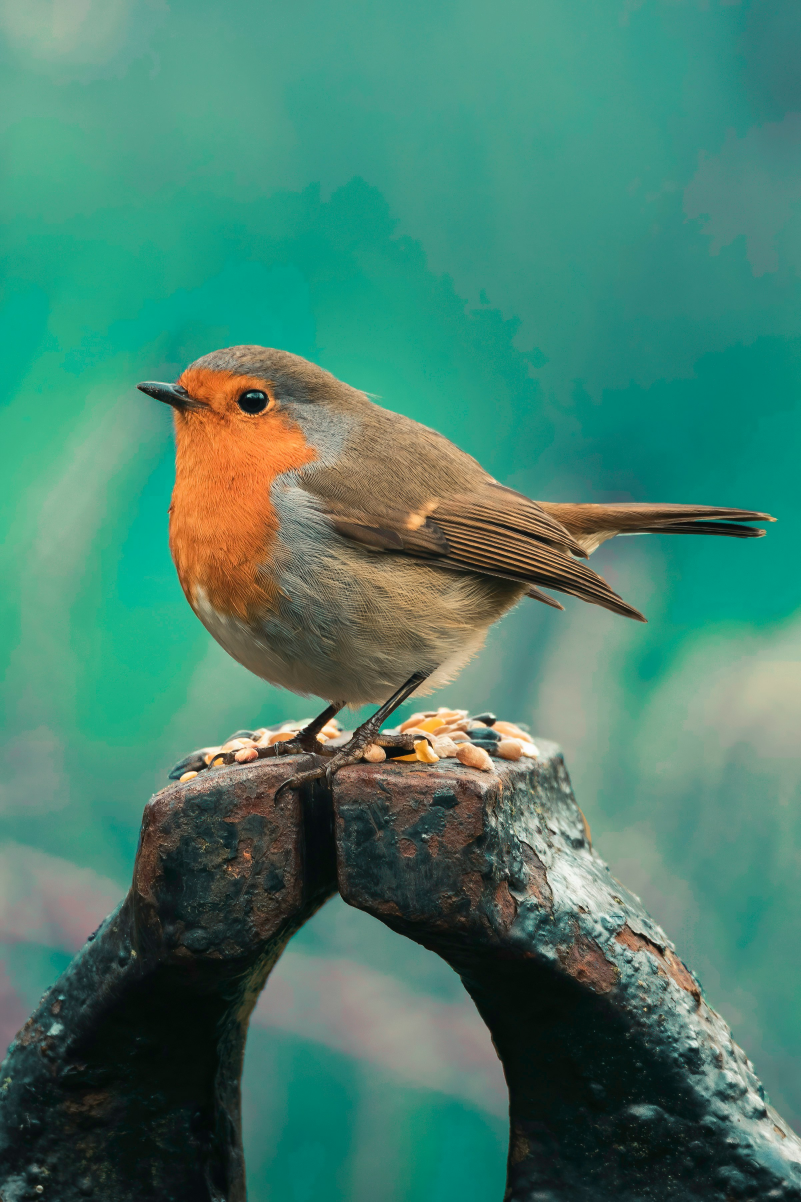
#> input picture images/bird.jpg, 2403 x 3605 px (shown at 1/3 size)
$ python gaussian_pyramid.py
#> lines starting #> are read from the running program, lines starting #| are printed output that depends on the picture
import cv2
import numpy as np
import matplotlib.pyplot as plt

image = cv2.imread('images/bird.jpg')
#> image is the input picture: shape (3605, 2403, 3); mean B, G, R 108.8, 127.3, 72

max_height = 600
h_orig, w_orig = image.shape[:2]
#> h_orig = 3605; w_orig = 2403

if h_orig > max_height:
    scale = max_height / h_orig
#> scale = 0.166
    new_w = int(w_orig * scale)
#> new_w = 399
    image = cv2.resize(image, (new_w, max_height))
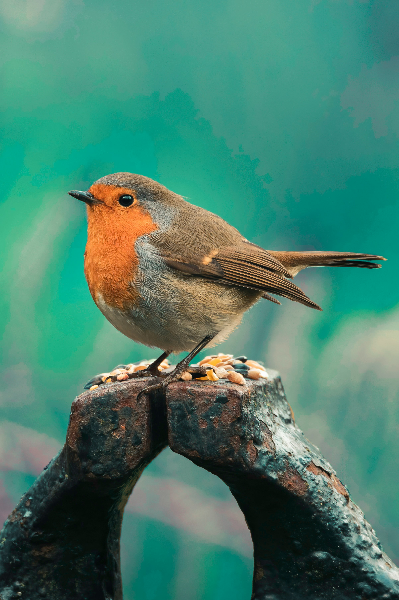
#> image: shape (600, 399, 3); mean B, G, R 108.7, 127.2, 71.9

h, w = image.shape[:2]
#> h = 600; w = 399


decimated_1 = cv2.pyrDown(image)
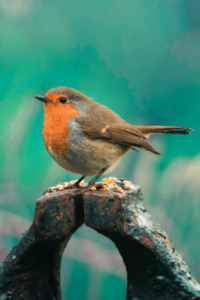
#> decimated_1: shape (300, 200, 3); mean B, G, R 108.8, 127.3, 72
decimated_2 = cv2.pyrDown(decimated_1)
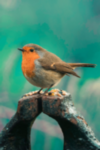
#> decimated_2: shape (150, 100, 3); mean B, G, R 108.9, 127.5, 72.1
decimated_3 = cv2.pyrDown(decimated_2)
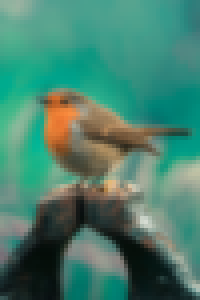
#> decimated_3: shape (75, 50, 3) (shown 4 times larger); mean B, G, R 109.2, 127.8, 72.3


decimated_upscaled_1 = cv2.resize(decimated_1, (w, h), interpolation=cv2.INTER_NEAREST)
decimated_upscaled_2 = cv2.resize(decimated_2, (w, h), interpolation=cv2.INTER_NEAREST)
decimated_upscaled_3 = cv2.resize(decimated_3, (w, h), interpolation=cv2.INTER_NEAREST)

comparison = np.hstack((image, decimated_upscaled_1, decimated_upscaled_2, decimated_upscaled_3))
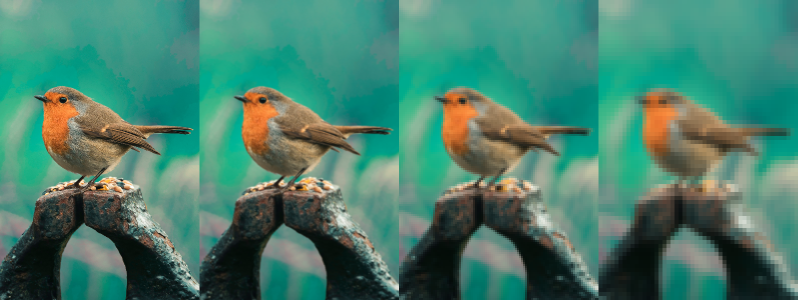
#> comparison: shape (600, 1596, 3) (shown at 1/2 size); mean B, G, R 108.8, 127.4, 72.1

cv2.namedWindow("Original vs. Starke Decimation", cv2.WINDOW_NORMAL)
cv2.imshow("Original vs. Starke Decimation", comparison)
cv2.waitKey(0)
cv2.destroyAllWindows()

$ run again, with images/autumn.jpg copied over images/bird.jpg
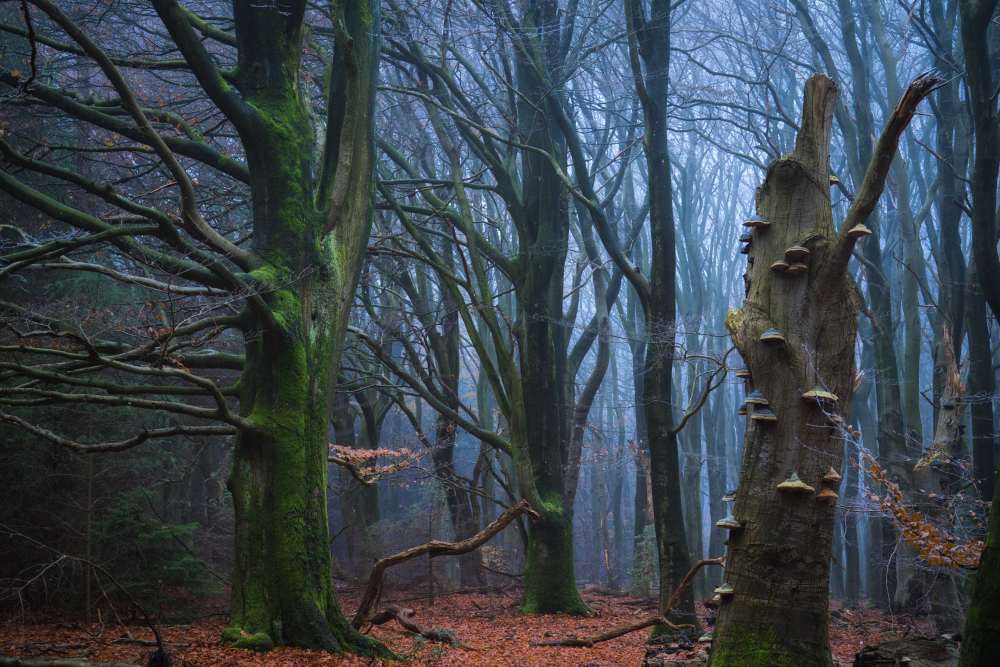
#> input picture images/autumn.jpg, 2000 x 1334 px (shown at 1/2 size)
#> image is the input picture: shape (1334, 2000, 3); mean B, G, R 77.2, 69.3, 59.5
#> image: shape (600, 899, 3)
#> `decimated_upscaled_2 = cv2.resize(decimated_2, (w, h), interpolation=c..`:
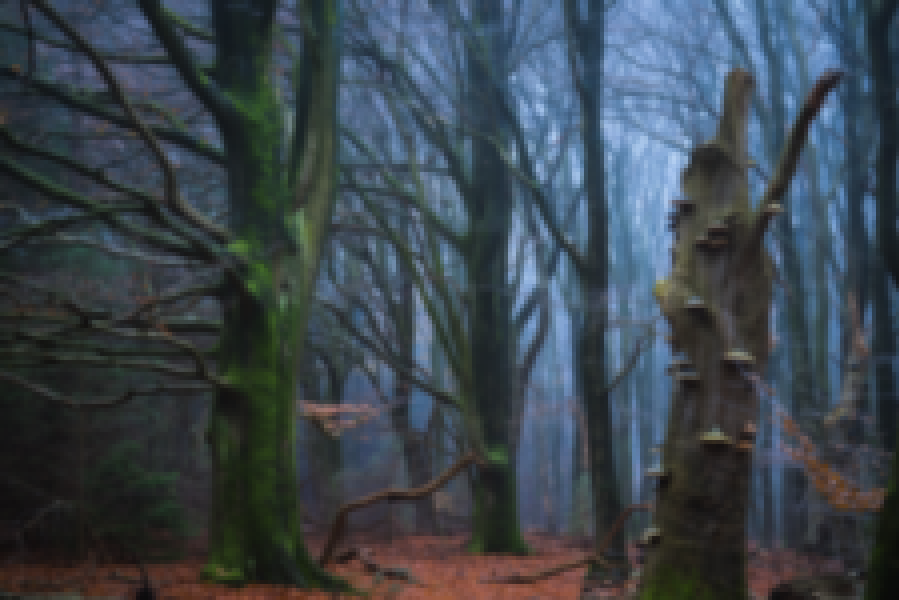
#> decimated_upscaled_2: shape (600, 899, 3); mean B, G, R 77.2, 69.2, 59.3
#> `comparison = np.hstack((image, decimated_upscaled_1, decimated_upscale..`:
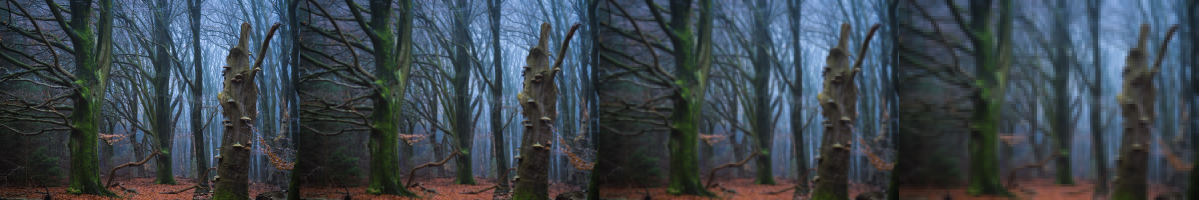
#> comparison: shape (600, 3596, 3) (shown at 1/3 size); mean B, G, R 77.2, 69.2, 59.3

$ run again, with images/winter.jpg copied over images/bird.jpg
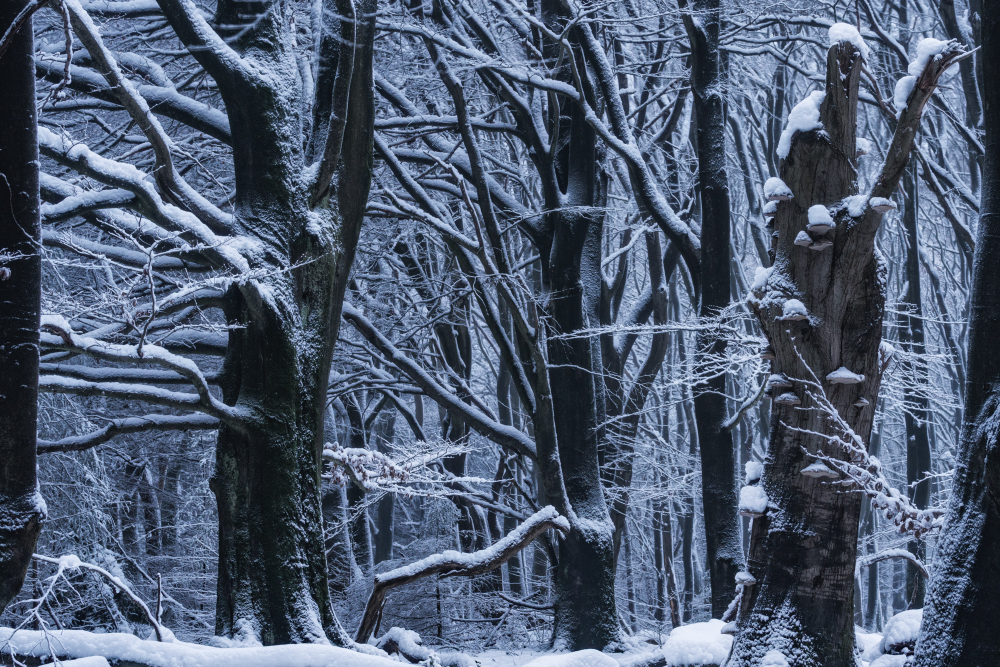
#> input picture images/winter.jpg, 2000 x 1334 px (shown at 1/2 size)
#> image is the input picture: shape (1334, 2000, 3); mean B, G, R 112.9, 91.5, 78.5
#> image: shape (600, 899, 3)
#> `decimated_upscaled_3 = cv2.resize(decimated_3, (w, h), interpolation=c..`:
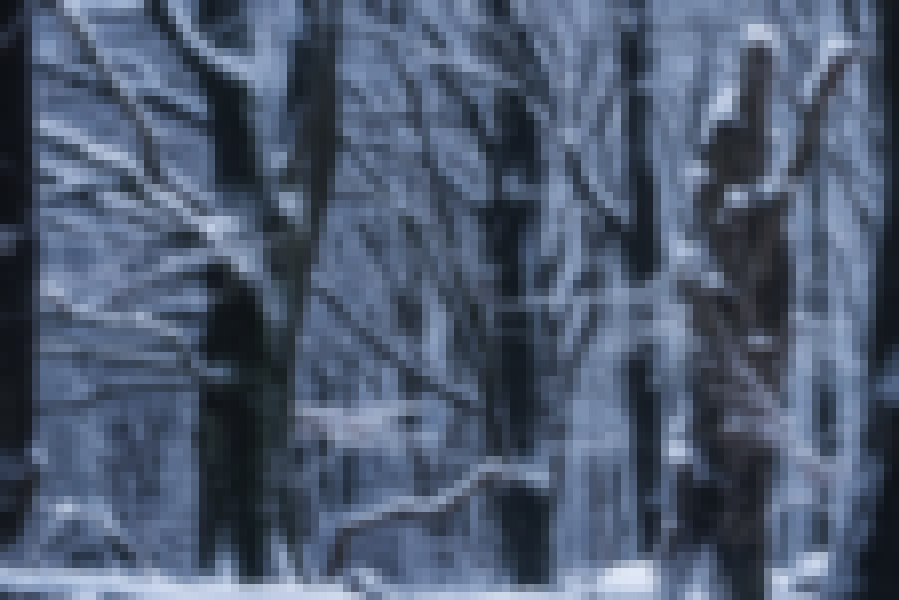
#> decimated_upscaled_3: shape (600, 899, 3); mean B, G, R 112.2, 90.9, 77.9
#> `comparison = np.hstack((image, decimated_upscaled_1, decimated_upscale..`:
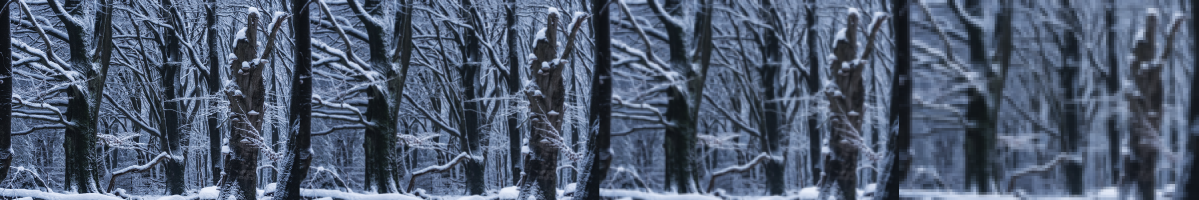
#> comparison: shape (600, 3596, 3) (shown at 1/3 size); mean B, G, R 112.6, 91.3, 78.3
